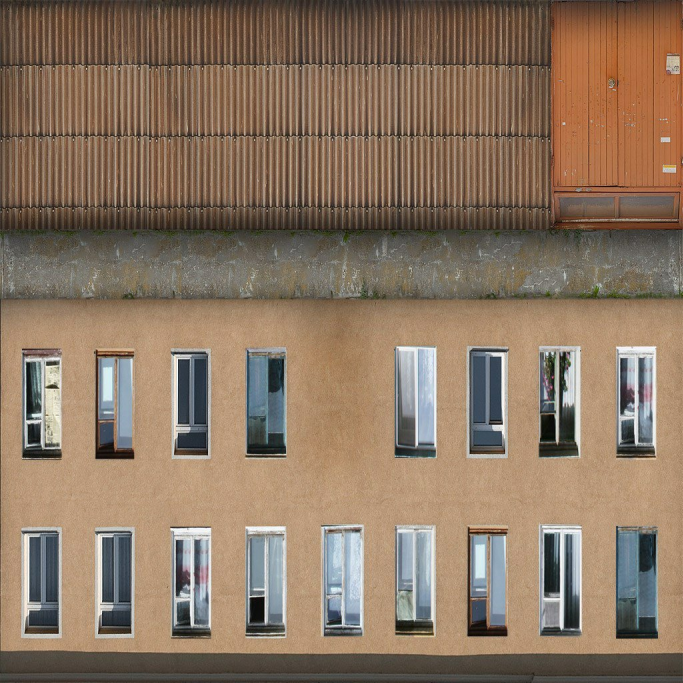
#> input picture Assets/Model/house/3d66.com_JCI54559350289.fbm/3d66-export-JCI54559350289-003.jpg, 2048 x 2048 px (shown at 1/3 size)
$ python generate_city_skybox.py
#> lines starting #> are read from the running program, lines starting #| are printed output that depends on the picture
#> in generate, `pano = Image.new("RGB", (W, H), ZENITH)`:
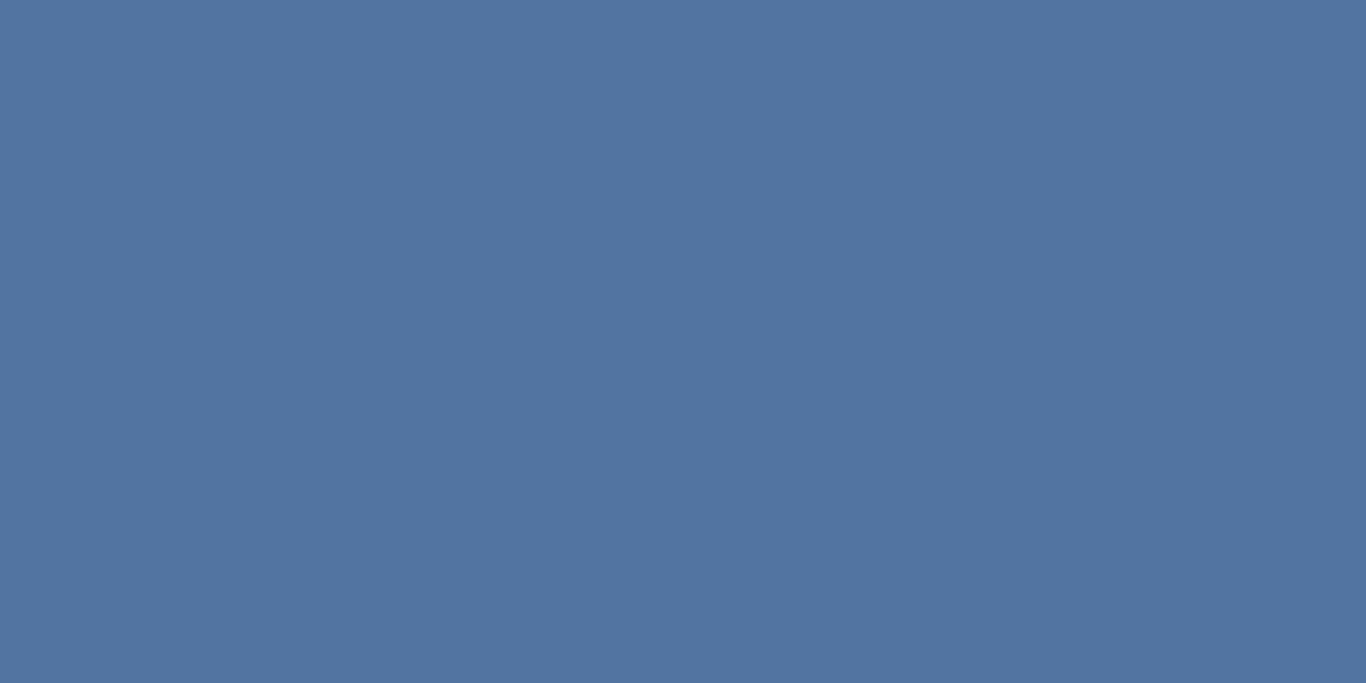
#> pano: PIL image 4096x2048 RGB (shown at 1/3 size); mean R, G, B 82, 116, 160
"""Build a city skybox panorama: mixed textured + procedural buildings with gaps."""
from __future__ import annotations

import random
from pathlib import Path

from PIL import Image, ImageDraw, ImageEnhance, ImageFilter

W = 4096
H = 2048
HORIZON = H // 2
SEED = 21

ZENITH = (82, 116, 160)
HORIZON_SKY = (198, 204, 212)
GROUND_NEAR = (84, 86, 90)

HOUSE_DIR = Path(__file__).resolve().parents[1] / "Assets" / "Model" / "house" / "3d66.com_JCI54559350289.fbm"
OUT_PATH = Path(__file__).resolve().parents[1] / "Assets" / "Settings" / "Skybox" / "CityPanorama.png"

FACADE_CROPS = [
    ("3d66-export-JCI54559350289-003.jpg", (0.00, 0.42, 1.00, 1.00)),
    ("3d66-export-JCI54559350289-004.jpg", (0.00, 0.00, 1.00, 0.50)),
    ("3d66-export-JCI54559350289-005.jpg", (0.00, 0.00, 0.86, 0.92)),
    ("3d66-export-JCI54559350289-006.jpg", (0.00, 0.00, 0.40, 0.50)),
    ("3d66-export-JCI54559350289-007.jpg", (0.00, 0.00, 0.55, 0.42)),
    ("3d66-export-JCI54559350289-008.jpg", (0.00, 0.00, 0.88, 0.95)),
    ("3d66-export-JCI54559350289-009.jpg", (0.00, 0.00, 1.00, 0.48)),
    ("3d66-export-JCI54559350289-010.jpg", (0.00, 0.00, 1.00, 0.50)),
    ("3d66-export-JCI54559350289-011.jpg", (0.00, 0.00, 1.00, 0.50)),
    ("3d66-export-JCI54559350289-012.jpg", (0.00, 0.00, 1.00, 0.48)),
    ("3d66-export-JCI54559350289-016.jpg", (0.00, 0.00, 1.00, 0.52)),
    ("3d66-export-JCI54559350289-018.jpg", (0.00, 0.00, 1.00, 0.55)),
    ("3d66-export-JCI54559350289-020.jpg", (0.00, 0.00, 1.00, 0.50)),
]

PROCEDURAL_COLORS = [
    (176, 158, 136),
    (164, 148, 134),
    (204, 190, 172),
    (138, 136, 134),
    (168, 118, 96),
    (150, 154, 158),
    (190, 178, 162),
    (128, 122, 116),
    (184, 170, 148),
    (146, 140, 132),
    (186, 142, 98),
    (152, 118, 102),
]

WINDOW_LIT = (214, 208, 186)
WINDOW_DARK = (62, 64, 70)
ROOF = (92, 90, 88)


def lerp(a: int, b: int, t: float) -> int:
    return int(a + (b - a) * t)


def lerp_rgb(a: tuple[int, int, int], b: tuple[int, int, int], t: float) -> tuple[int, int, int]:
    t = max(0.0, min(1.0, t))
    return (lerp(a[0], b[0], t), lerp(a[1], b[1], t), lerp(a[2], b[2], t))


def fill_gradient(image: Image.Image, y0: int, y1: int, c0: tuple[int, int, int], c1: tuple[int, int, int], power: float = 1.0) -> None:
#> called with y0 = 0, y1 = 1024, c0 = (82, 116, 160), c1 = (198, 204, 212), power = 0.72
    draw = ImageDraw.Draw(image)
    span = max(1, y1 - y0)
    for y in range(y0, y1):
        t = ((y - y0) / span) ** power
        draw.line((0, y, W, y), fill=lerp_rgb(c0, c1, t))
#> in generate, `fill_gradient(pano, 0, HORIZON, ZENITH, HORIZON_SKY, power=0.72)`:
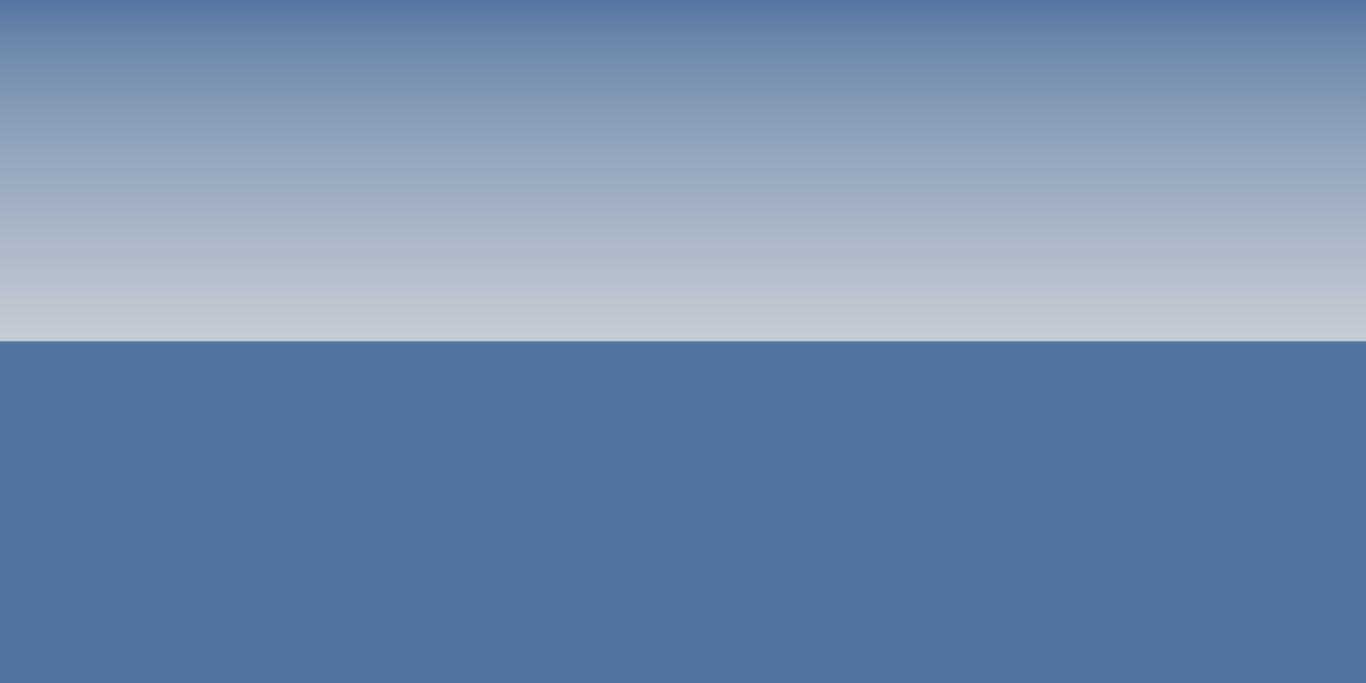
#> pano: PIL image 4096x2048 RGB (shown at 1/3 size); mean R, G, B 115.4, 141.3, 174.9
#> in generate, `fill_gradient(pano, HORIZON, H, HORIZON_SKY, GROUND_NEAR, power=1.15)`:
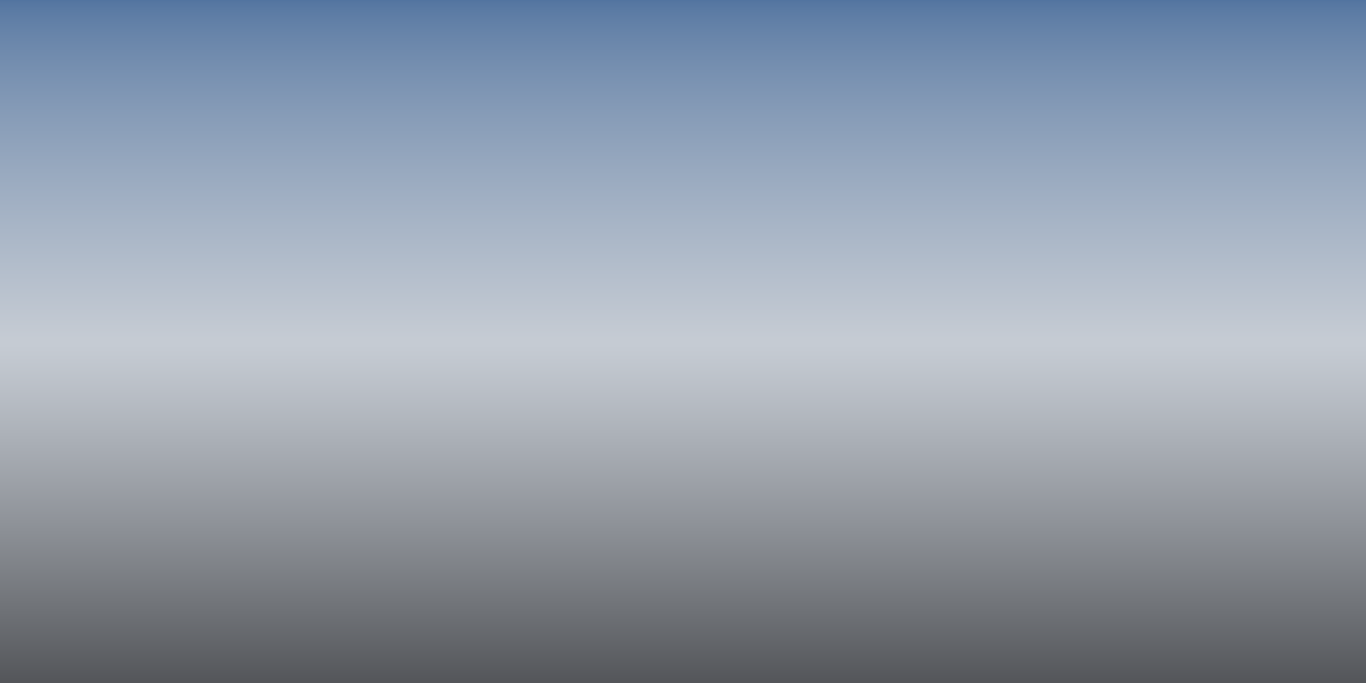
#> pano: PIL image 4096x2048 RGB (shown at 1/3 size); mean R, G, B 146.7, 157.6, 172.3


def load_facades() -> list[Image.Image]:
    facades: list[Image.Image] = []
    for filename, box in FACADE_CROPS:
        path = HOUSE_DIR / filename
        src = Image.open(path).convert("RGB")
#> src is the input picture: PIL image 2048x2048 RGB; mean R, G, B 139.2, 118, 98.3
        w, h = src.size
#> w = 2048; h = 2048
        crop = src.crop((int(box[0] * w), int(box[1] * h), int(box[2] * w), int(box[3] * h)))
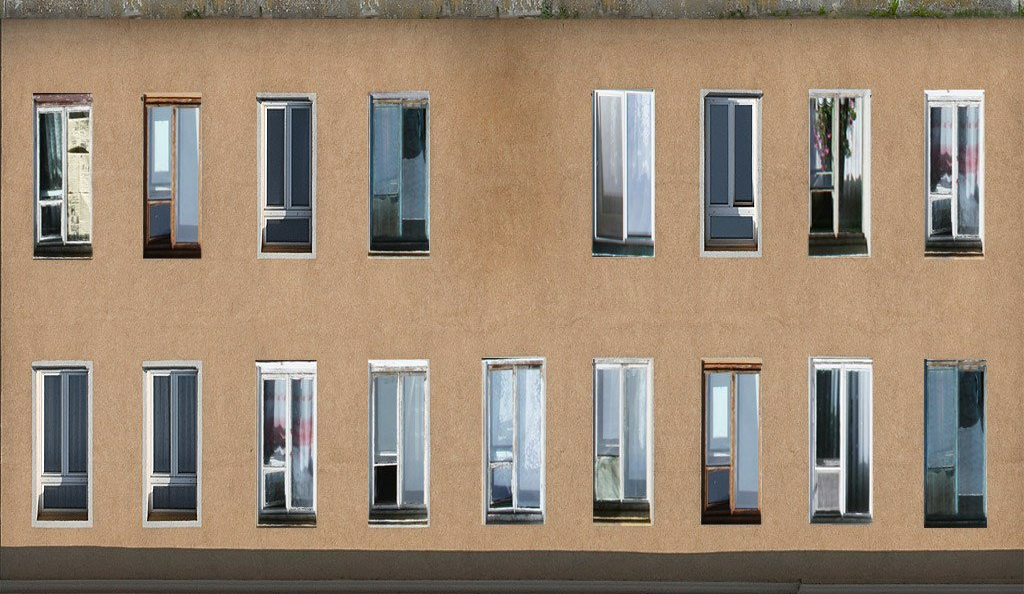
#> crop: PIL image 2048x1188 RGB (shown at 1/2 size); mean R, G, B 153.3, 135, 115.7
        facades.append(crop)
#> pass 2 of the loop in load_facades, `for filename, box in FACADE_CROPS:`:
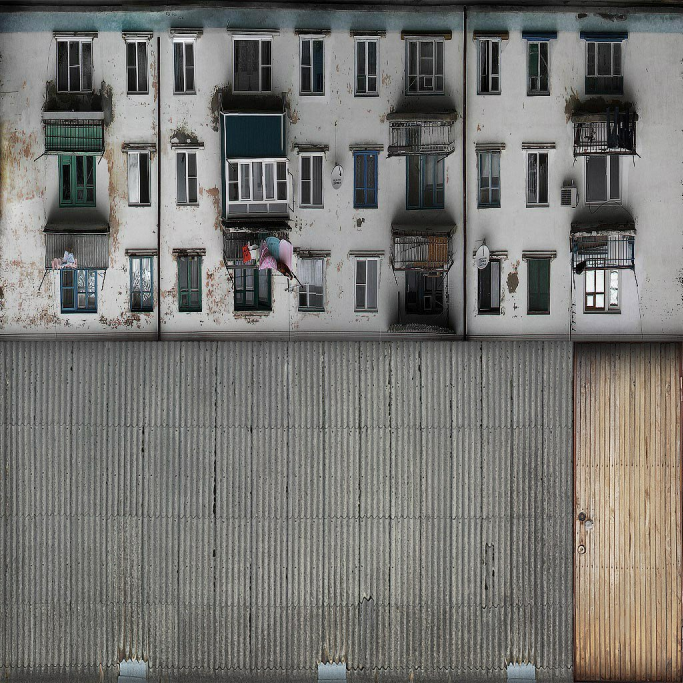
#> input picture Assets/Model/house/3d66.com_JCI54559350289.fbm/3d66-export-JCI54559350289-004.jpg, 2048 x 2048 px (shown at 1/3 size)
#> in load_facades, src is the input picture: PIL image 2048x2048 RGB; mean R, G, B 118.5, 117.6, 113.7
#> in load_facades, `crop = src.crop((int(box[0] * w), int(box[1] * h), int(box[2] * w), in..`:
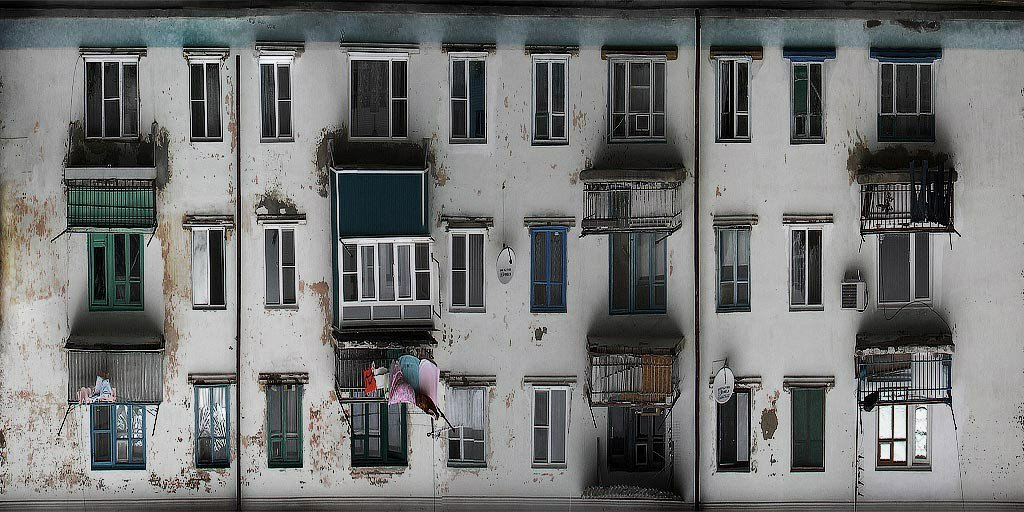
#> crop: PIL image 2048x1024 RGB (shown at 1/2 size); mean R, G, B 113.6, 114.9, 114.1
#> pass 3 of the loop in load_facades, `for filename, box in FACADE_CROPS:`:
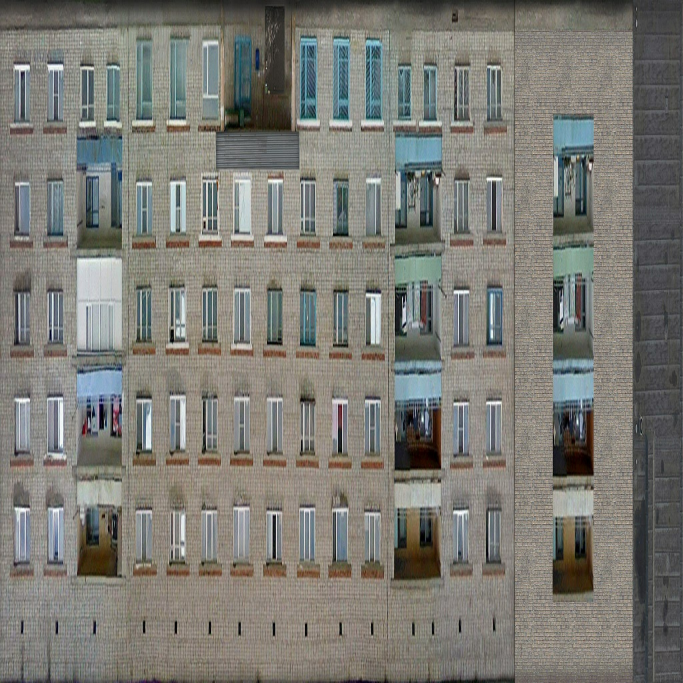
#> input picture Assets/Model/house/3d66.com_JCI54559350289.fbm/3d66-export-JCI54559350289-005.jpg, 2048 x 2048 px (shown at 1/3 size)
#> in load_facades, src is the input picture: PIL image 2048x2048 RGB; mean R, G, B 123.7, 123, 116.7
#> in load_facades, `crop = src.crop((int(box[0] * w), int(box[1] * h), int(box[2] * w), in..`:
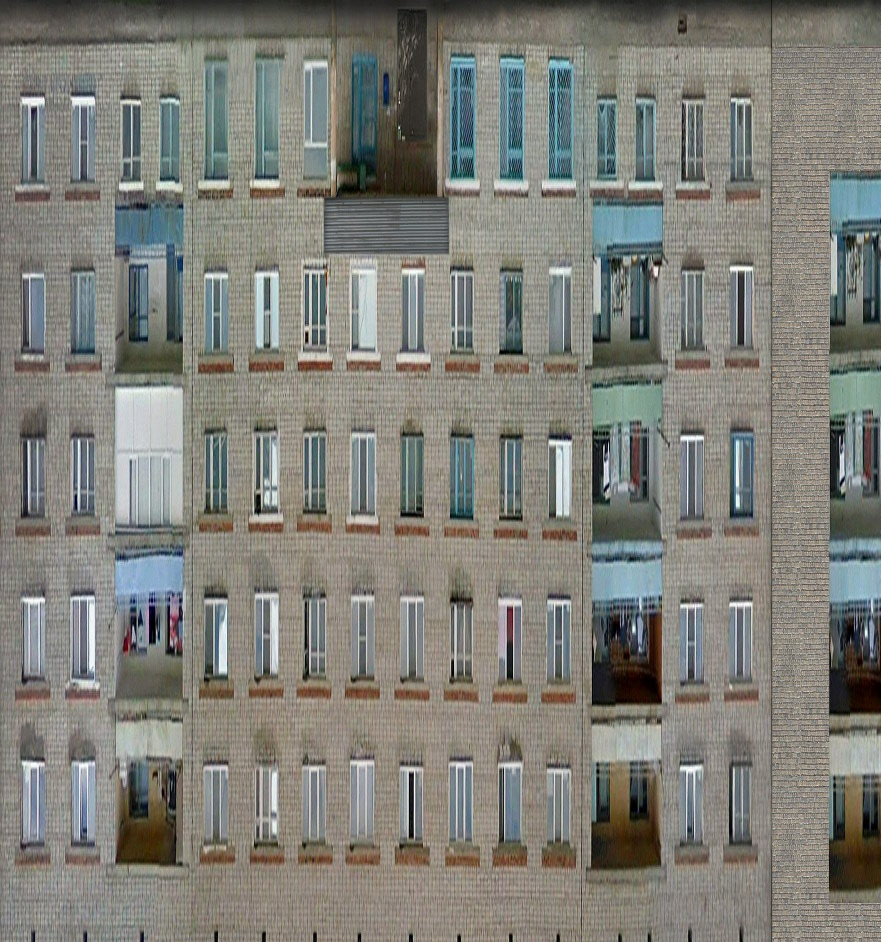
#> crop: PIL image 1761x1884 RGB (shown at 1/2 size); mean R, G, B 127.2, 127.1, 120.4
#> the loop made 6 passes; the first 3 are shown
    return facades


# [125 lines left out: functions paste_wrapped, apply_haze, make_textured_building, make_procedural_building, place_skyline, not called in this run]


def generate() -> Image.Image:
    rng = random.Random(SEED)
    pano = Image.new("RGB", (W, H), ZENITH)
    fill_gradient(pano, 0, HORIZON, ZENITH, HORIZON_SKY, power=0.72)
    fill_gradient(pano, HORIZON, H, HORIZON_SKY, GROUND_NEAR, power=1.15)

    facades = load_facades()

    place_skyline(
        pano, facades, rng, 88, 150, haze=0.06, gap_chance=0.32, min_gap=22, max_gap=88,
        textured_chance=0.55, tex_scale_min=0.085, tex_scale_max=0.12,
    )

    haze_band = Image.new("RGB", (W, 22), HORIZON_SKY)
    haze_band.putalpha(50)
    rgba = pano.convert("RGBA")
    rgba.alpha_composite(haze_band, (0, HORIZON - 11))
    pano = rgba.convert("RGB")
    pano = pano.filter(ImageFilter.GaussianBlur(radius=0.45))
    return pano


def main() -> None:
    OUT_PATH.parent.mkdir(parents=True, exist_ok=True)
    image = generate()
    image.save(OUT_PATH, format="PNG", optimize=True)
    print(f"Wrote {OUT_PATH} ({image.size[0]}x{image.size[1]})")


if __name__ == "__main__":
#> (the run stopped early here; a loop or call above may not have finished)
